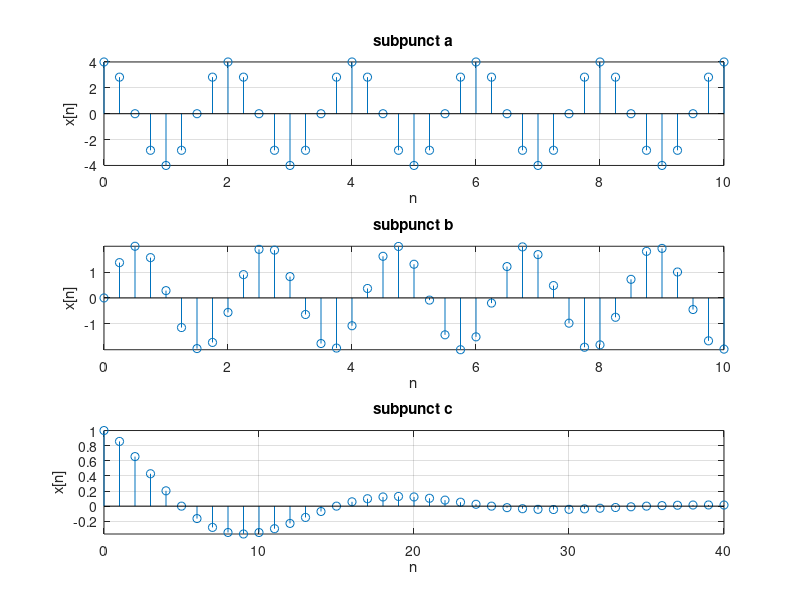
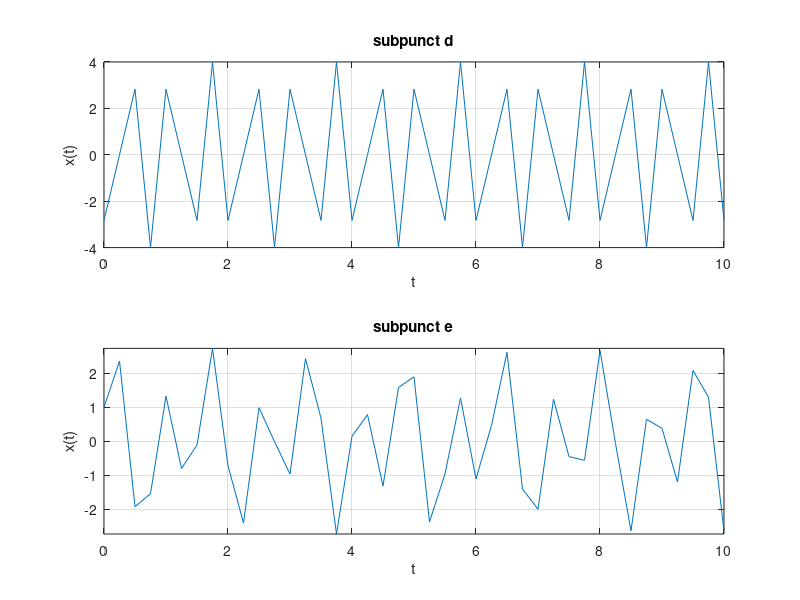

These charts were generated, in order, by the following MATLAB code:
n=0:0.25:10;

x=4*cos(pi*n);
subplot(3,1,1);
stem(n,x);
grid on;
xlabel('n'),ylabel('x[n]');
title('subpunct a');
axis tight;

x=2*sin(3*n);
subplot(3,1,2);
stem(n,x);
grid on;
xlabel('n'),ylabel('x[n]');
title('subpunct b');
axis tight;

n=0:1:40;
x=0.9.^n.*cos(pi*n/10);
subplot(3,1,3);
stem(n,x);
grid on;
xlabel('n'),ylabel('x[n]');
title('subpunct c');
axis tight;

figure()
t=0:0.25:10;

x=4*sin(5*pi*t-pi/4);
subplot(2,1,1);
plot(t,x);
grid on;
xlabel('t'),ylabel('x(t)');
title('subpunct d');
axis tight;

x=cos(4*t)+2*sin(8*t);
subplot(2,1,2);
plot(t,x);
grid on;
xlabel('t'),ylabel('x(t)');
title('subpunct e');
axis tight;
